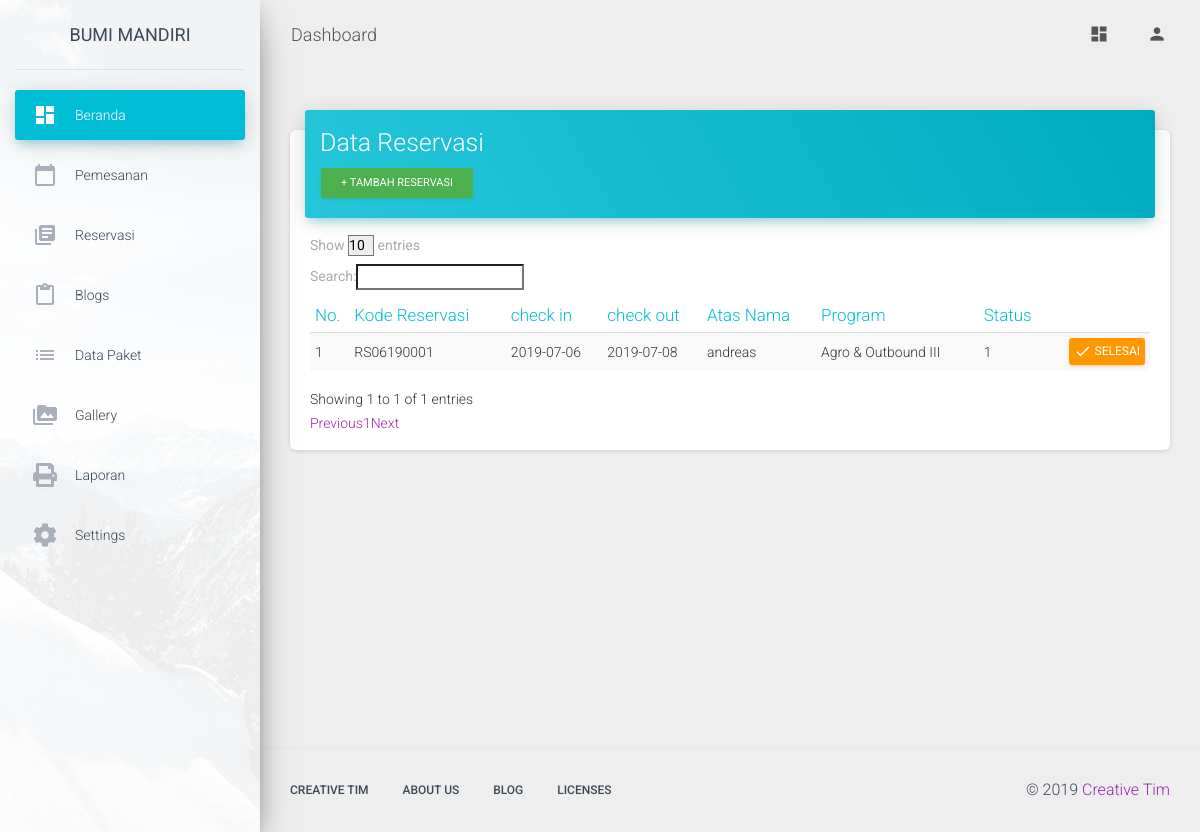
The page /index.php/admin/reservasi on the database its author committed.
### tables this page shows
CREATE TABLE IF NOT EXISTS `paket_riwayat` (
  `id` int(11) NOT NULL AUTO_INCREMENT,
  `check_in` date NOT NULL,
  `check_out` date NOT NULL,
  `reservasi_id` int(11) NOT NULL,
  `paket_program_id` int(11) NOT NULL,
  `pelanggan_id` int(11) NOT NULL,
  `isactive` int(11) NOT NULL,
  PRIMARY KEY (`id`)
);

CREATE TABLE IF NOT EXISTS `reservasi` (
  `id` int(11) NOT NULL,
  `kode_reservasi` char(10) NOT NULL,
  `tgl_masuk` date NOT NULL,
  `tgl_keluar` date NOT NULL,
  `paket_program_id` int(11) NOT NULL,
  `metode` varchar(15) NOT NULL,
  `pembayaran` varchar(8) NOT NULL,
  `id_pelanggan` int(11) NOT NULL,
  `bukti` varchar(100) NOT NULL,
  PRIMARY KEY (`id`),
  KEY `kode_reservasi` (`kode_reservasi`)
);

CREATE TABLE IF NOT EXISTS `pelanggan` (
  `id` int(11) NOT NULL,
  `nama_depan` varchar(80) NOT NULL,
  `nama_belakang` varchar(80) NOT NULL,
  `email` varchar(80) NOT NULL,
  `username` varchar(80) NOT NULL,
  `password` char(60) NOT NULL,
  `tgl_reg` date NOT NULL,
  PRIMARY KEY (`id`)
);

CREATE TABLE IF NOT EXISTS `paket_program` (
  `id` int(11) NOT NULL AUTO_INCREMENT,
  `nama_program` varchar(30) NOT NULL,
  `fasilitas` varchar(100) NOT NULL,
  `konsumsi` varchar(80) NOT NULL,
  `lama_kegiatan` varchar(20) NOT NULL,
  `jumlah_hari` int(11) NOT NULL,
  `harga` int(11) NOT NULL,
  `paket_jenis_id` int(11) NOT NULL,
  PRIMARY KEY (`id`)
);

### application/controllers/Admin.php (called while the page is built, shortened)
<?php
class Admin extends CI_Controller {
	function __construct(){
		$this->load->helper('url');
		$this->load->model('Admin_model');
		$this->load->model('Paket_model');
		$this->load->model('Reservasi_model');
		$this->load->model('Pemesanan');
	}
	public function reservasi()
	{
		$data=array('res'=>$this->Reservasi_model->get_reservasi_proses());
		$this->load->view('admin/template/head');
		$this->load->view('admin/template/sidebar');
		$this->load->view('admin/reservasi', $data);
		$this->load->view('admin/template/foot');
	}
}

### index.php (called while the page is built, shortened)
<?php
require_once BASEPATH.'core/CodeIgniter.php';

### application/models/Reservasi_model.php (called while the page is built, shortened)
<?php
class Reservasi_model extends CI_Model {
	function get_reservasi_proses(){
		$result=$this->db->query("SELECT reservasi.kode_reservasi, pelanggan.nama_depan, paket_program.nama_program, paket_riwayat.check_in, paket_riwayat.check_out, paket_riwayat.isactive FROM ((paket_riwayat INNER JOIN reservasi ON reservasi.id=paket_riwayat.reservasi_id)INNER JOIN paket_program ON paket_riwayat.paket_program_id=paket_program.id)INNER JOIN pelanggan ON pelanggan.id=paket_riwayat.pelanggan_id;");
        return $result;
	}
}

### application/views/admin/reservasi.php (the view, shortened to what this page needs)
<!DOCTYPE html>
<html lang="en">
    <div class="main-panel">
      <nav class="navbar navbar-expand-lg navbar-transparent navbar-absolute fixed-top ">
        <div class="container-fluid">
          <div class="navbar-wrapper">
            <a class="navbar-brand" href="#pablo">Dashboard</a>
          </div>
          <div class="collapse navbar-collapse justify-content-end">
            <ul class="navbar-nav">
              <li class="nav-item">
                <a class="nav-link" href="#pablo">
                  <i class="material-icons">dashboard</i>
                </a>
              </li>
              <li class="nav-item dropdown">
                <a class="nav-link" href="#pablo" id="navbarDropdownProfile" data-toggle="dropdown" aria-haspopup="true" aria-expanded="false">
                  <i class="material-icons">person</i>
                </a>
              </li>
            </ul>
          </div>
        </div>
      </nav>
      <div class="content">
        <div class="container-fluid">
          <div class="">
              <div class="card">
                <div class="card-header card-header-info">
                  <h3 class="card-title">Data Reservasi</h3>
                  <button type="button" class="btn btn-success btn-sm">+ Tambah Reservasi</button>
                </div>
                <div class="card-body table-responsive">
                  <table id="myTable" class="table table-hover  table-striped">
                    <thead class="text-info">
                      <th>No.</th>
                      <th>Kode Reservasi</th>
                      <th>check in</th>
                      <th>check out</th>
                      <th>Atas Nama</th>
                      <th>Program</th>
                      <th>Status</th>
                      <th></th>
                    </thead>
                    <tbody><?php $no=1; ?><?php foreach ($res->result() as $post): ?>
                      <tr>
                        <td><?php echo $no++; ?></td>
                        <td><?php echo $post->kode_reservasi  ?></td>
                        <td><?php echo $post->check_in  ?></td>
                        <td><?php echo $post->check_out  ?></td>
                        <td><?php echo $post->nama_depan  ?></td>
                        <td><?php echo $post->nama_program  ?></td>
                        <td>
                          <?php echo $post->isactive  ?>
                        </td>
                        <td class="td-actions text-right">
                              <button type="button" rel="tooltip" title="Konfirmasi" class="btn btn-warning">
                                <i class="material-icons">done</i> Selesai
                              </button>
                            </td>
                      </tr>
                    <?php endforeach; ?></tbody>
                  </table>
                </div>
              </div>
            </div>
        </div>
      </div>
      <footer class="footer">
        <div class="container-fluid">
          <nav class="float-left">
            <ul>
              <li>
                <a href="https://www.creative-tim.com">
                  Creative Tim
                </a>
              </li>
              <li>
                <a href="https://creative-tim.com/presentation">
                  About Us
                </a>
              </li>
              <li>
                <a href="http://blog.creative-tim.com">
                  Blog
                </a>
              </li>
              <li>
                <a href="https://www.creative-tim.com/license">
                  Licenses
                </a>
              </li>
            </ul>
          </nav>
          <div class="copyright float-right">
            &copy;
            <a href="https://www.creative-tim.com" target="_blank">Creative Tim</a>
          </div>
        </div>
      </footer>
    </div>
  </div>

### rows shown on the page
paket_riwayat: reservasi.kode_reservasi "RS06190001", check_in "2019-07-06", check_out "2019-07-08", pelanggan.nama_depan "andreas", paket_program.nama_program "Agro & Outbound III", isactive "1"
